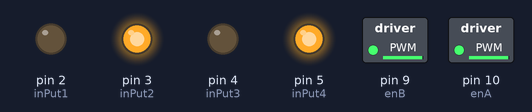
The sketch below on a simulated Arduino Uno, built with avr-gcc and run on an emulated ATmega328P. Parts: switched loads named in the sketch (green lamp = pin HIGH), output pins drawn as LEDs (lit = HIGH).

Above: at 0.05 s.
At 5.7 s:
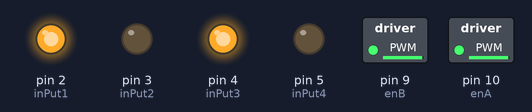
At 7.0 s:
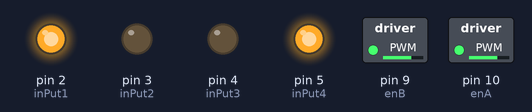
At 8.35 s:
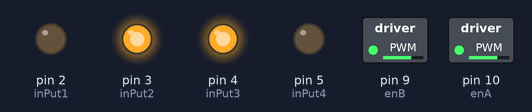
At 11.35 s:
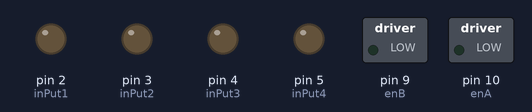
Timing chart, 0 to 14.8 s (numbered marks = the images above):
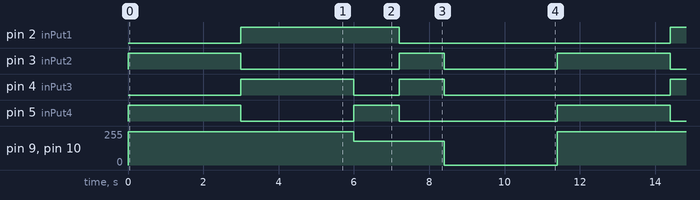

The sketch:

L298n_basic_motor_contrtol.ino
```cpp
//motor 1 control pins decleration

const int enA=10;
const int inPut1=2, inPut2=3;

//motor 2 control pins decleration

const int enB=9;
const int inPut3=4, inPut4=5;

//setup function which runs only once
void setup()
{
          //set all the digital pins as output
          pinMode(enA,OUTPUT);
          pinMode(inPut1,OUTPUT);
          pinMode(inPut2,OUTPUT);

          pinMode(enB,OUTPUT);
          pinMode(inPut3,OUTPUT);
          pinMode(inPut4,OUTPUT);
}

//main function which runs over and over
void loop()
{
   forward();//sets the both motor clockwise with fixed speed
   delay(3000);


   back();//sets the both motor anti-clockwise with fixed speed
   delay(3000);


   right();//sets the left motor clockwise and right motor anti-clockwise
   delay(1200);


   left();//sets the left motor anti-clockwise and right motor clockwise
   delay(1200);

   stop();//stops both the motors
   delay(3000);
}


//user defined function one named stop() to stop the bot
void stop()
{
          analogWrite(enA,0);
          analogWrite(enB,0);

          digitalWrite(inPut1,LOW);
          digitalWrite(inPut2,LOW);

          digitalWrite(inPut3,LOW);
          digitalWrite(inPut4,LOW);
}


//user defined function two named forward() to move the bot to fornt direction
void forward()
{         analogWrite(enA,250);
          digitalWrite(inPut1,LOW);
          digitalWrite(inPut2,HIGH);


          analogWrite(enB,250);
          digitalWrite(inPut3,LOW);
          digitalWrite(inPut4,HIGH);

}


//user defined function three named back() to move the bot to backward direction
void back()
{         analogWrite(enA,250);
          digitalWrite(inPut1,HIGH);
          digitalWrite(inPut2,LOW);


          analogWrite(enB,250);
          digitalWrite(inPut3,HIGH);
          digitalWrite(inPut4,LOW);

}


//user defined function four named left() to turn the bot to left direction
void left()
{         analogWrite(enA,180);
          digitalWrite(inPut1,LOW);
          digitalWrite(inPut2,HIGH);


          analogWrite(enB,180);
          digitalWrite(inPut3,HIGH);
          digitalWrite(inPut4,LOW);

}


//user defined function five named right() to turn the bot to right direction
void right()
{         analogWrite(enA,180);
          digitalWrite(inPut1,HIGH);
          digitalWrite(inPut2,LOW);


          analogWrite(enB,180);
          digitalWrite(inPut3,LOW);
          digitalWrite(inPut4,HIGH);

}
```

Measured:
- by itself, pin 2 (inPut1): alternates HIGH for 4.2 s and LOW for 7.2 s
- by itself, pin 3 (inPut2): repeats every 11.4 s: LOW 4.2 s, HIGH 1.2 s, LOW 3.0 s, HIGH 3.0 s
- by itself, pin 4 (inPut3): repeats every 11.4 s: LOW 1.2 s, HIGH 1.2 s, LOW 6.0 s, HIGH 3.0 s
- by itself, pin 5 (inPut4): repeats every 11.4 s: LOW 3.0 s, HIGH 1.2 s, LOW 4.2 s, HIGH 3.0 s
- by itself, pin 9 (enB), pin 10 (enA): repeats every 11.4 s: 180/255 2.4 s, 0/255 3.0 s, 250/255 6.0 s
